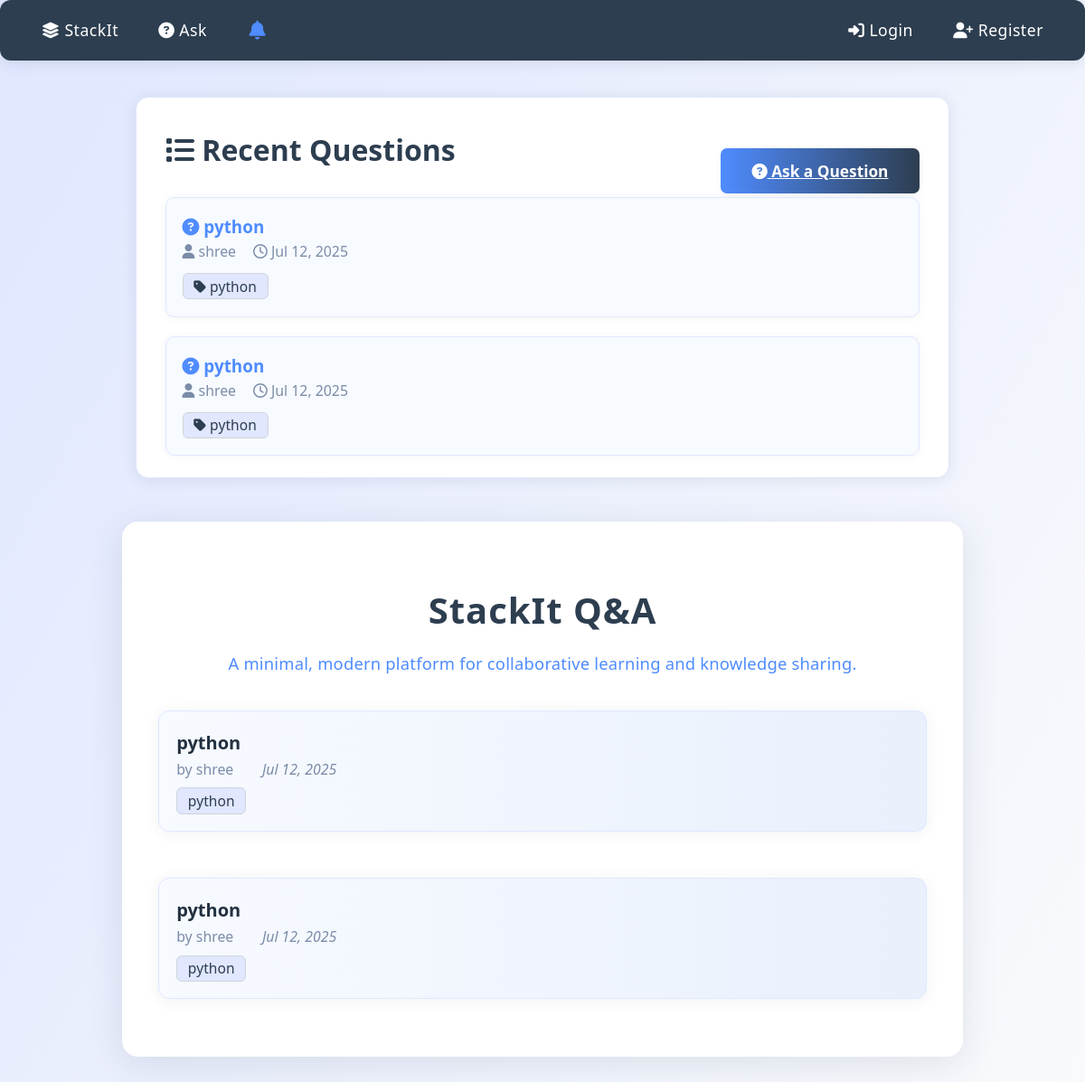
Before: / with the older database file.
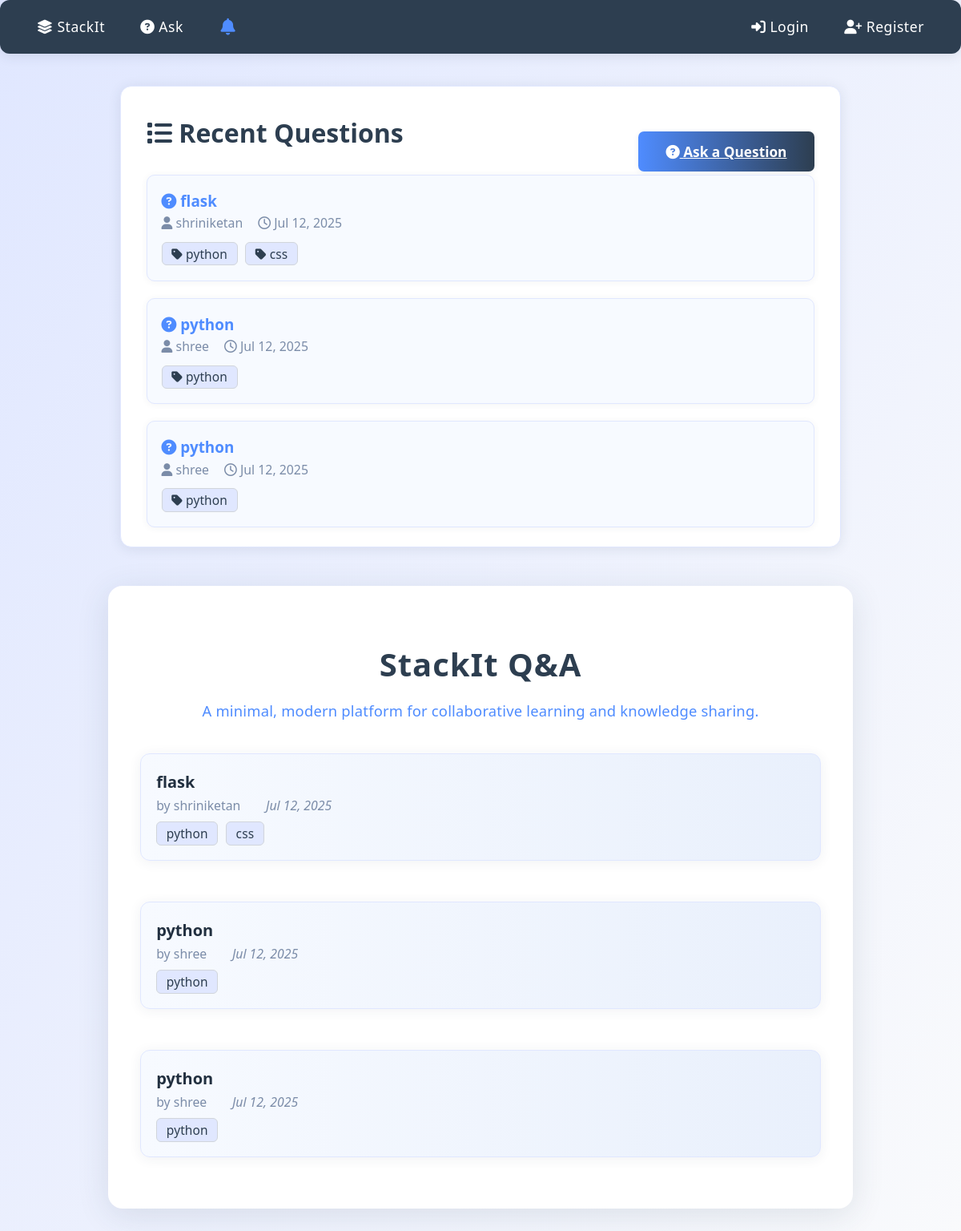
After: the same page with the newer database file.
### app/models.py (models this page shows)
class Question(db.Model):
    id = db.Column(db.Integer, primary_key=True)
    title = db.Column(db.String(200), nullable=False)
    description = db.Column(db.Text, nullable=False)
    created_at = db.Column(db.DateTime, default=datetime.utcnow)
    is_approved = db.Column(db.Boolean, default=False)
    user_id = db.Column(db.Integer, db.ForeignKey('user.id'), nullable=False)
    tags = db.relationship('Tag', secondary=question_tags, backref=db.backref('questions', lazy='dynamic'))
    answers = db.relationship(
        'Answer',
        backref='question',
        lazy=True,
        foreign_keys='Answer.question_id'
    )
    accepted_answer_id = db.Column(db.Integer, db.ForeignKey('answer.id'))

class User(UserMixin, db.Model):
    id = db.Column(db.Integer, primary_key=True)
    username = db.Column(db.String(150), unique=True, nullable=False)
    email = db.Column(db.String(120), unique=True, nullable=False)
    password = db.Column(db.String(200), nullable=False)
    is_banned = db.Column(db.Boolean, default=False)
    bio = db.Column(db.Text, default='')
    avatar_url = db.Column(db.String(255), default='')
    reputation = db.Column(db.Integer, default=0)
    roles = db.relationship('Role', secondary=user_roles, backref=db.backref('users', lazy='dynamic'))
    questions = db.relationship('Question', backref='author', lazy=True)
    answers = db.relationship('Answer', backref='author', lazy=True)
    notifications = db.relationship('Notification', backref='user', lazy=True)

class Tag(db.Model):
    id = db.Column(db.Integer, primary_key=True)
    name = db.Column(db.String(50), unique=True, nullable=False)

### app/routes.py (the view)
@main.route('/')
def index():
    questions = Question.query.order_by(Question.created_at.desc()).all()
    return render_template('index.html', questions=questions)

### templates/index.html (shortened to what this page needs)
<!DOCTYPE html>
<html lang="en">
<head>
    <link rel="stylesheet" href="/static/style.css">
    <link rel="stylesheet" href="https://cdnjs.cloudflare.com/ajax/libs/font-awesome/6.4.0/css/all.min.css">
</head>
<body>
    <nav class="navbar">
        <a href="/" class="nav-brand"><i class="fa-solid fa-layer-group"></i> StackIt</a>
        <a href="/ask" class="nav-btn"><i class="fa-solid fa-circle-question"></i> Ask</a>
        <div class="notification-dropdown" style="position:relative;display:inline-block;">
            <a href="/notifications" id="notif-bell" style="color: #4f8cff; text-decoration: none; position:relative; font-size:1.3em;">
                <i class="fa-solid fa-bell"></i>
            </a>
        </div>
        {% if current_user.is_authenticated %}
            <span style="color: #4f8cff; font-weight:600;">Hi, {{ current_user.username }}</span>
            <a href="/logout" class="nav-btn"><i class="fa-solid fa-arrow-right-from-bracket"></i> Logout</a>
        {% else %}
            <a href="/login" class="nav-btn"><i class="fa-solid fa-right-to-bracket"></i> Login</a>
            <a href="/register" class="nav-btn"><i class="fa-solid fa-user-plus"></i> Register</a>
        {% endif %}
    </nav>
    <div class="main-content">
        <div class="question-list-card">
            <div style="display:flex;align-items:center;justify-content:space-between;gap:1em;flex-wrap:wrap;">
                <span class="question-list-title"><i class="fa-solid fa-list"></i> Recent Questions</span>
                <a href="/ask" class="ask-btn-main"><i class="fa-solid fa-circle-question"></i> Ask a Question</a>
            </div>
            <div class="question-list">
                {% for q in questions %}
                <div class="question-item">
                    <a href="/question/{{ q.id }}" class="question-title-link"><i class="fa-solid fa-circle-question"></i> {{ q.title }}</a>
                    <div class="question-meta">
                        <span><i class="fa-solid fa-user"></i> {{ q.author.username }}</span>
                        <span><i class="fa-regular fa-clock"></i> {{ q.created_at.strftime('%b %d, %Y') }}</span>
                    </div>
                    {% if q.tags %}
                    <div class="question-tags">
                        {% for tag in q.tags %}
                        <span class="tag-badge"><i class="fa-solid fa-tag"></i> {{ tag.name }}</span>
                        {% endfor %}
                    </div>
                    {% endif %}
                </div>
                {% else %}
                <div style="color:#7b8ca8;text-align:center;font-size:1.1em;">No questions yet. Be the first to ask!</div>
                {% endfor %}
            </div>
        </div>
    </div>
    <div class="home-container">
        <h1 class="home-title">StackIt Q&A</h1>
        <p class="home-subtitle">A minimal, modern platform for collaborative learning and knowledge sharing.</p>
        <div class="questions-list">
            {% for question in questions %}
            <div class="question-card">
                <div class="question-header">
                    <a class="question-title" href="/question/{{ question.id }}">{{ question.title }}</a>
                </div>
                <div class="question-meta">
                    <span class="question-author">by {{ question.author.username }}</span>
                    <span class="question-date">{{ question.created_at.strftime('%b %d, %Y') }}</span>
                </div>
                {% if question.tags %}
                <div class="question-tags">
                    {% for tag in question.tags %}
                    <span class="tag-badge">{{ tag.name }}</span>
                    {% endfor %}
                </div>
                {% endif %}
            </div>
            {% else %}
            <div class="no-questions">No questions yet. Be the first to <a href="/ask">ask one!</a></div>
            {% endfor %}
        </div>
    </div>
</body>
</html>

### static/style.css (style rules this page uses)
body { font-family: 'Segoe UI', Arial, sans-serif; margin: 0; background: linear-gradient(120deg, #e0e7ff 0%, #f9fafc 100%); min-height: 100vh; }
nav, .navbar { display: flex; align-items: center; gap: 1em; background: #2d3e50; padding: 1em 2em; border-radius: 12px; margin-bottom: 2em; box-shadow: 0 2px 16px rgba(44,62,80,0.13); }
nav a, .navbar a { color: #fff; font-weight: 500; font-size: 1.1em; letter-spacing: 0.5px; text-decoration: none; padding: 0.3em 0.8em; border-radius: 6px; transition: background 0.18s; }
h1, h2, h3 { color: #2d3e50; font-family: 'Segoe UI', Arial, sans-serif; font-weight: 700; }
h1 { font-size: 2.3em; margin-bottom: 0.5em; }
li, .card, .question-card, .answer-card, .notification-item { margin-bottom: 0.8em; background: #fff; border-radius: 10px; padding: 1em 1.3em; box-shadow: 0 2px 12px rgba(44,62,80,0.08); transition: box-shadow 0.18s; }
.notification-dropdown { position: relative; display: inline-block; }
#notif-bell { color: #fff; text-decoration: none; position: relative; font-size: 1.3em; vertical-align: middle; cursor: pointer; }
.card, .question-card, .answer-card { background: #fff; border-radius: 12px; box-shadow: 0 2px 16px rgba(44,62,80,0.09); padding: 1.5em 2em; margin-bottom: 2em; }

### templates/index.html (style rules this page uses)
.main-content { max-width: 900px; margin: 2.5em auto 2em auto; padding: 0 1.2em; }
.question-list-card { background: #fff; border-radius: 14px; box-shadow: 0 2px 16px rgba(44,62,80,0.10); padding: 2em 2em 1.5em 2em; margin-bottom: 2.2em; border: 1.5px solid #e0e7ff; }
.question-list-title { color: #2d3e50; font-size: 2em; font-weight: 700; margin-bottom: 0.8em; }
.question-list { display: flex; flex-direction: column; gap: 1.3em; }
.question-item { display: flex; flex-direction: column; background: #f7faff; border-radius: 10px; box-shadow: 0 1px 8px rgba(44,62,80,0.06); padding: 1.2em 1.1em 1em 1.1em; border: 1px solid #e0e7ff; transition: box-shadow 0.18s; }
.question-title-link { color: #4f8cff; font-size: 1.18em; font-weight: 600; text-decoration: none; transition: color 0.15s; }
.question-meta { font-size: 0.99em; color: #7b8ca8; margin-top: 0.2em; display: flex; gap: 1.2em; align-items: center; flex-wrap: wrap; }
.question-tags { margin-top: 0.5em; }
.tag-badge { display: inline-block; background: #e0e7ff; color: #2d3e50; border-radius: 6px; padding: 0.18em 0.75em; font-size: 0.97em; margin-right: 0.35em; margin-bottom: 0.15em; font-weight: 500; letter-spacing: 0.1px; border: 1px solid #d1d5db; }
.ask-btn-main { display: inline-block; background: linear-gradient(90deg,#4f8cff 0%,#2d3e50 100%); color: #fff; border: none; border-radius: 7px; font-size: 1.08em; font-weight: 600; padding: 0.8em 2em; margin: 1.4em 0 0.2em 0; box-shadow: 0 2px 8px rgba(44,62,80,0.06); cursor: pointer; transition: background 0.18s; }
.home-container { max-width: 850px; margin: 3em auto 2em auto; background: #fff; border-radius: 18px; box-shadow: 0 8px 40px rgba(44,62,80,0.12); padding: 2.7em 2.5em 2em 2.5em; }
.home-title { text-align: center; color: #2d3e50; font-size: 2.5em; margin-bottom: 0.3em; letter-spacing: 1px; }
.home-subtitle { text-align: center; color: #4f8cff; font-size: 1.15em; margin-bottom: 2.2em; letter-spacing: 0.2px; }
.questions-list { display: flex; flex-direction: column; gap: 1.2em; }
.question-card { background: linear-gradient(90deg, #f7faff 0%, #e9f0fc 100%); border-radius: 12px; box-shadow: 0 2px 16px rgba(44,62,80,0.07); padding: 1.3em 1.2em 1em 1.2em; transition: box-shadow 0.2s, transform 0.2s; border: 1.5px solid #e0e7ff; }
.question-header { margin-bottom: 0.3em; }
.question-title { font-size: 1.25em; font-weight: 700; color: #223040; text-decoration: none; transition: color 0.2s; }
.question-meta { font-size: 0.99em; color: #7b8ca8; margin-bottom: 0.6em; }
.question-meta .question-author { font-weight: 500; }
.question-meta .question-date { margin-left: 0.8em; font-style: italic; }
.question-tags { margin-top: 0.2em; }

Changed rows visible on the page:
added Question: title "flask", author.username "shriniketan", created_at "Jul 12, 2025", Tag (name "python")
added Tag: name "css"
